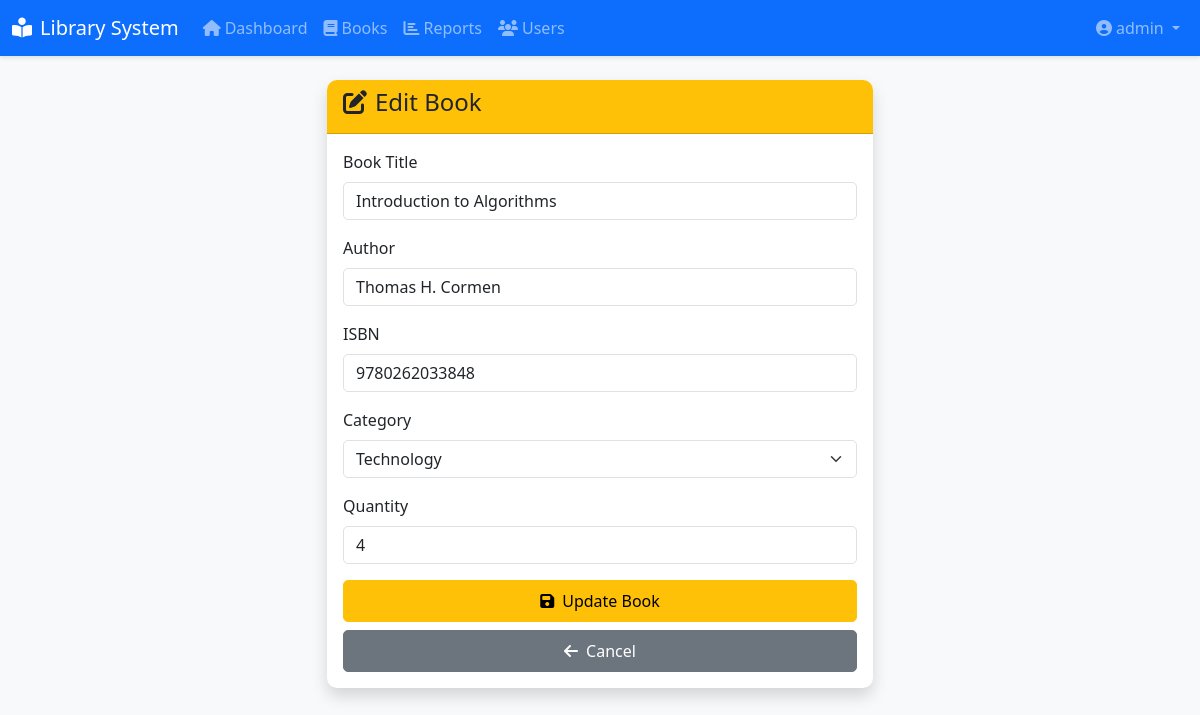
/books/edit/3 (signed in), run on the app's committed database.
### app.py (models this page shows)
class Book(db.Model):
    id = db.Column(db.Integer, primary_key=True)
    title = db.Column(db.String(200), nullable=False)
    author = db.Column(db.String(100), nullable=False)
    isbn = db.Column(db.String(50), unique=True, nullable=False)
    category = db.Column(db.String(50))
    quantity = db.Column(db.Integer, default=1)
    available = db.Column(db.Integer, default=1)
    created_at = db.Column(db.DateTime, default=datetime.utcnow)
    issues = db.relationship('Issue', backref='book', lazy=True)

### app.py (the view, shortened to what this page needs)
@app.route('/books/edit/<int:book_id>', methods=['GET', 'POST'])
def edit_book(book_id):
    if 'user_id' not in session or session['role'] not in ['admin', 'staff']:
        flash('Unauthorized access', 'danger')
        return redirect(url_for('dashboard'))
    book = Book.query.get_or_404(book_id)
    user = User.query.get(session['user_id'])
    return render_template('edit_book.html', book=book, user=user)

### templates/edit_book.html (shortened to what this page needs)
{% extends "base.html" %}
{% block content %}
<div class="row justify-content-center">
    <div class="col-md-6">
        <div class="card shadow">
            <div class="card-header bg-warning text-dark">
                <h4><i class="fas fa-edit me-2"></i>Edit Book</h4>
            </div>
            <div class="card-body">
                <form method="POST">
                    <div class="mb-3">
                        <label for="title" class="form-label">Book Title</label>
                        <input type="text" class="form-control" id="title" name="title" value="{{ book.title }}" required>
                    </div>
                    <div class="mb-3">
                        <label for="author" class="form-label">Author</label>
                        <input type="text" class="form-control" id="author" name="author" value="{{ book.author }}" required>
                    </div>
                    <div class="mb-3">
                        <label for="isbn" class="form-label">ISBN</label>
                        <input type="text" class="form-control" id="isbn" name="isbn" value="{{ book.isbn }}" required>
                    </div>
                    <div class="mb-3">
                        <label for="category" class="form-label">Category</label>
                        <select class="form-select" id="category" name="category" required>
                            <option value="Technology" {% if book.category == 'Technology' %}selected{% endif %}>Technology</option>
                        </select>
                    </div>
                    <div class="mb-3">
                        <label for="quantity" class="form-label">Quantity</label>
                        <input type="number" class="form-control" id="quantity" name="quantity" min="1" value="{{ book.quantity }}" required>
                    </div>
                    <button type="submit" class="btn btn-warning w-100">
                        <i class="fas fa-save me-2"></i>Update Book
                    </button>
                    <a href="{{ url_for('books') }}" class="btn btn-secondary w-100 mt-2">
                        <i class="fas fa-arrow-left me-2"></i>Cancel
                    </a>
                </form>
            </div>
        </div>
    </div>
</div>
{% endblock %}

### static/css/style.css (style rules this page uses)
body { background-color: #f8f9fa; font-family: 'Segoe UI', Tahoma, Geneva, Verdana, sans-serif; }
.card { border: none; border-radius: 10px; margin-bottom: 20px; }
.card-header { border-radius: 10px 10px 0 0 !important; font-weight: 600; }
.btn { border-radius: 5px; padding: 8px 16px; font-weight: 500; }
.shadow { box-shadow: 0 0.5rem 1rem rgba(0, 0, 0, 0.15) !important; }
.form-control, .form-select { border-radius: 5px; }
.bg-warning { background-color: #ffc107 !important; }

### data on the page
Book: title "Introduction to Algorithms", author "Thomas H. Cormen", isbn "9780262033848", category "Technology", quantity "4"

### other printed values
{{ session.username }} "admin"
